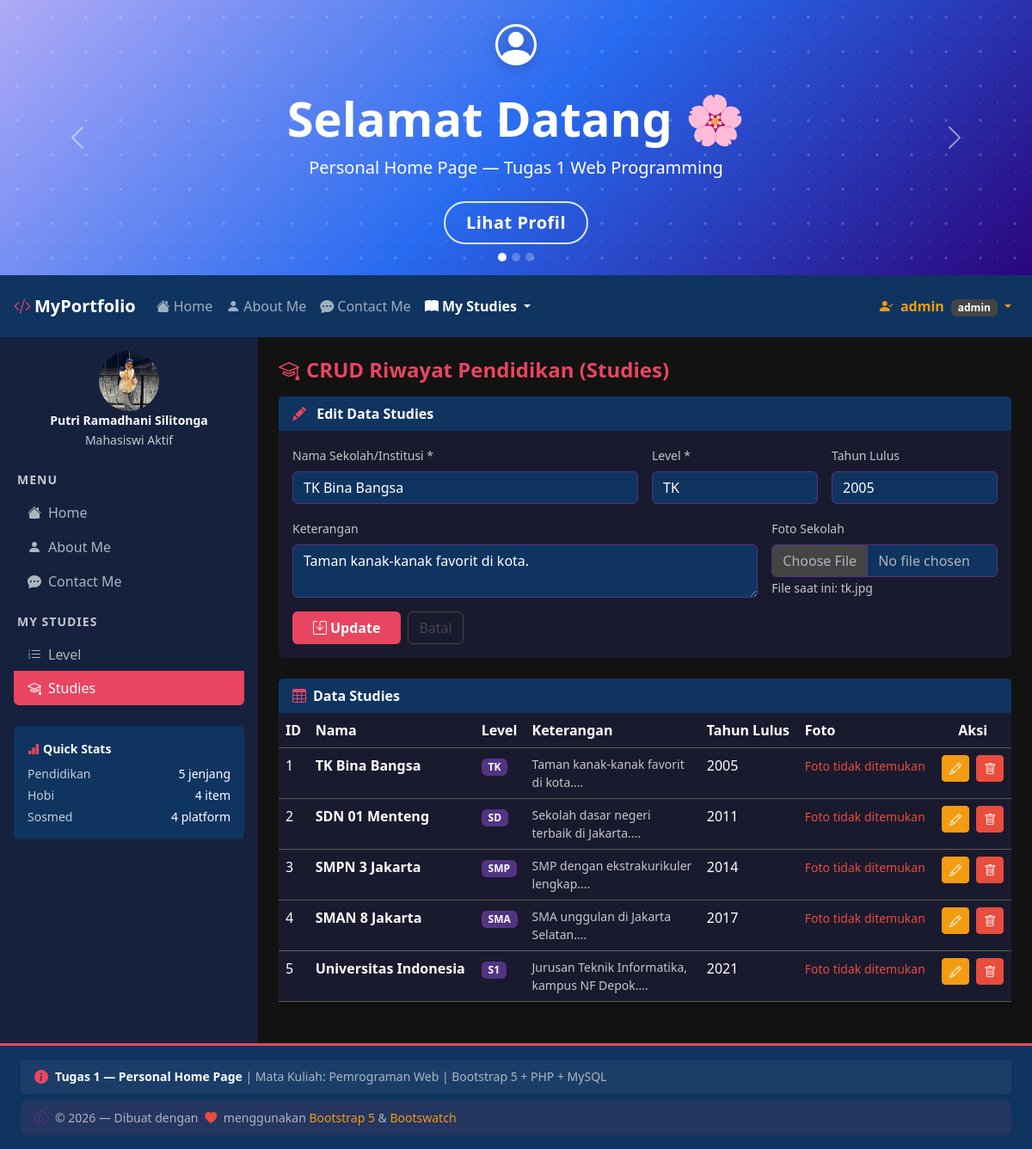
The page /index.php?page=studies&edit=1 (signed in) on the database its author committed.
### tables this page shows
CREATE TABLE IF NOT EXISTS studies (
    id INT AUTO_INCREMENT PRIMARY KEY,
    nama VARCHAR(150) NOT NULL,
    idlevel INT NOT NULL,
    keterangan TEXT,
    tahun_lulus INT,
    foto_sekolah VARCHAR(255),
    FOREIGN KEY (idlevel) REFERENCES level(id) ON DELETE CASCADE
);

CREATE TABLE IF NOT EXISTS level (
    id INT AUTO_INCREMENT PRIMARY KEY,
    nama VARCHAR(100) NOT NULL
);

### pages/studies.php (the view, shortened to what this page needs)
<?php
$editData = null;
if (isset($_GET['edit']) && intval($_GET['edit']) > 0) {
    $editId = intval($_GET['edit']);
    $res = $conn->query("SELECT * FROM studies WHERE id=$editId");
    $editData = $res->fetch_assoc();
}
$studies = $conn->query("
    SELECT s.*, l.nama AS nama_level
    FROM studies s
    JOIN level l ON s.idlevel = l.id
    ORDER BY s.id ASC
");
$levels = $conn->query("SELECT * FROM level ORDER BY id ASC");
?>
<div class="mb-4">
    <h4 class="fw-bold mb-3" style="color:#e94560;">
        <i class="bi bi-mortarboard me-2"></i>CRUD Riwayat Pendidikan (Studies)
    </h4>
    <div class="card border-0 mb-4" style="background:#1a1a2e; color:#fff;">
        <div class="card-header border-0 fw-bold" style="background:#0f3460; color:#fff;">
            <i class="bi bi-<?= $editData ? 'pencil' : 'plus-circle' ?>-fill me-2" style="color:#e94560;"></i>
            <?= $editData ? 'Edit Data Studies' : 'Tambah Data Studies' ?>
        </div>
        <div class="card-body">
            <form method="POST" action="index.php?page=studies" enctype="multipart/form-data">
                <div class="row g-3">
                    <div class="col-md-6">
                        <label class="form-label small text-muted">Nama Sekolah/Institusi *</label>
                        <input type="text" name="nama" class="form-control"
                               style="background:#0f3460;border-color:#533483;color:#fff;"
                               value="<?= htmlspecialchars($editData['nama'] ?? '') ?>"
                               placeholder="Nama institusi pendidikan" required>
                    </div>
                    <div class="col-md-3">
                        <label class="form-label small text-muted">Level *</label>
                        <select name="idlevel" class="form-select" style="background:#0f3460;border-color:#533483;color:#fff;" required>
                            <?php
                            $levels->data_seek(0);
                            while ($lv = $levels->fetch_assoc()): ?>
                            <option value="<?= $lv['id'] ?>"
                                <?= isset($editData['idlevel']) && $editData['idlevel'] == $lv['id'] ? 'selected' : '' ?>>
                                <?= htmlspecialchars($lv['nama']) ?>
                            </option>
                            <?php endwhile; ?>
                        </select>
                    </div>
                    <div class="col-md-3">
                        <label class="form-label small text-muted">Tahun Lulus</label>
                        <input type="number" name="tahun_lulus" class="form-control"
                               style="background:#0f3460;border-color:#533483;color:#fff;"
                               value="<?= htmlspecialchars($editData['tahun_lulus'] ?? '') ?>"
                               placeholder="contoh: 2020" min="1990" max="2100">
                    </div>
                    <div class="col-md-8">
                        <label class="form-label small text-muted">Keterangan</label>
                        <textarea name="keterangan" class="form-control" rows="2"
                                  style="background:#0f3460;border-color:#533483;color:#fff;"
                                  placeholder="Deskripsi singkat tentang institusi ini"><?= htmlspecialchars($editData['keterangan'] ?? '') ?></textarea>
                    </div>
                    <div class="col-md-4">
                        <label class="form-label small text-muted">Foto Sekolah</label>
                        <input type="file" name="foto_sekolah" class="form-control"
                               style="background:#0f3460;border-color:#533483;color:#adb5bd;"
                               accept="image/*">
                        <?php if (!empty($editData['foto_sekolah'])): ?>
                        <small class="text-muted">File saat ini: <?= htmlspecialchars($editData['foto_sekolah']) ?></small>
                        <?php endif; ?>
                    </div>
                    <div class="col-12 d-flex gap-2">
                        <button type="submit" class="btn fw-bold px-4" style="background:#e94560;color:#fff;border:none;">
                            <i class="bi bi-save me-1"></i><?= $editData ? 'Update' : 'Simpan' ?>
                        </button>
                        <?php if ($editData): ?>
                        <a href="index.php?page=studies" class="btn btn-outline-secondary">Batal</a>
                        <?php endif; ?>
                    </div>
                </div>
            </form>
        </div>
    </div>
    <div class="card border-0" style="background:#1a1a2e; color:#fff;">
        <div class="card-header border-0 fw-bold" style="background:#0f3460; color:#fff;">
            <i class="bi bi-table me-2" style="color:#e94560;"></i>Data Studies
        </div>
        <div class="card-body p-0">
            <div class="table-responsive">
                <table class="table table-dark table-hover mb-0">
                    <thead style="background:#533483;">
                        <tr>
                            <th>ID</th>
                            <th>Nama</th>
                            <th>Level</th>
                            <th>Keterangan</th>
                            <th>Tahun Lulus</th>
                            <th>Foto</th>
                            <th class="text-center">Aksi</th>
                        </tr>
                    </thead>
                    <tbody>
                    <?php if ($studies->num_rows > 0):
                        while ($row = $studies->fetch_assoc()): ?>
                        <tr>
                            <td><?= $row['id'] ?></td>
                            <td class="fw-bold"><?= htmlspecialchars($row['nama']) ?></td>
                            <td><span class="badge" style="background:#533483;"><?= htmlspecialchars($row['nama_level']) ?></span></td>
                            <td class="small text-muted" style="max-width:200px;"><?= htmlspecialchars(substr($row['keterangan'],0,60)) ?>...</td>
                            <td><?= $row['tahun_lulus'] ?: '-' ?></td>
                            <td>
</td>
                            <td class="text-center">
                                <a href="index.php?page=studies&edit=<?= $row['id'] ?>"
                                   class="btn btn-sm btn-warning me-1"><i class="bi bi-pencil"></i></a>
                                <a href="index.php?page=studies&delete=<?= $row['id'] ?>"
                                   class="btn btn-sm btn-danger"
                                   onclick="return confirm('Hapus data ini?')"><i class="bi bi-trash"></i></a>
                            </td>
                        </tr>
                    <?php endwhile; else: ?>
                        <tr><td colspan="7" class="text-center text-muted py-4">Belum ada data studies.</td></tr>
                    <?php endif; ?>
                    </tbody>
                </table>
            </div>
        </div>
    </div>
</div>

### index.php (style rules this page uses)
body { background-color: #121212; font-family: 'Segoe UI', sans-serif; }
.table-dark { --bs-table-bg: #1a1a2e; --bs-table-hover-bg: rgba(233,69,96,0.1); }

### rows shown on the page
studies: nama "TK Bina Bangsa", idlevel "TK", tahun_lulus "2005", keterangan "Taman kanak-kanak favorit di kota.", foto_sekolah "tk.jpg", id "1", idlevel.nama "TK"
studies: id "2", nama "SDN 01 Menteng", idlevel.nama "SD", keterangan "Sekolah dasar negeri terbaik di Jakarta.", tahun_lulus "2011"
studies: id "3", nama "SMPN 3 Jakarta", idlevel.nama "SMP", keterangan "SMP dengan ekstrakurikuler lengkap.", tahun_lulus "2014"
studies: id "4", nama "SMAN 8 Jakarta", idlevel.nama "SMA", keterangan "SMA unggulan di Jakarta Selatan.", tahun_lulus "2017"
studies: id "5", nama "Universitas Indonesia", idlevel.nama "S1", keterangan "Jurusan Teknik Informatika, kampus NF Depok.", tahun_lulus "2021"

### other values the page prints
$_SESSION['username'] "admin"
$_SESSION['role'] "admin"
